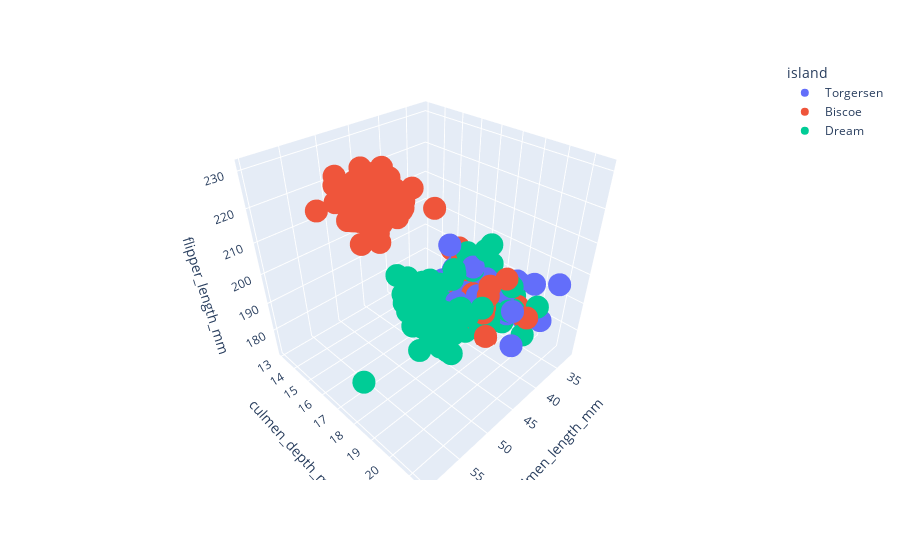

This figure's notebook cell:
### Code cell
fig = px.scatter_3d(df1, x='culmen_length_mm', y='culmen_depth_mm', z='flipper_length_mm', color='island')
fig.show()
